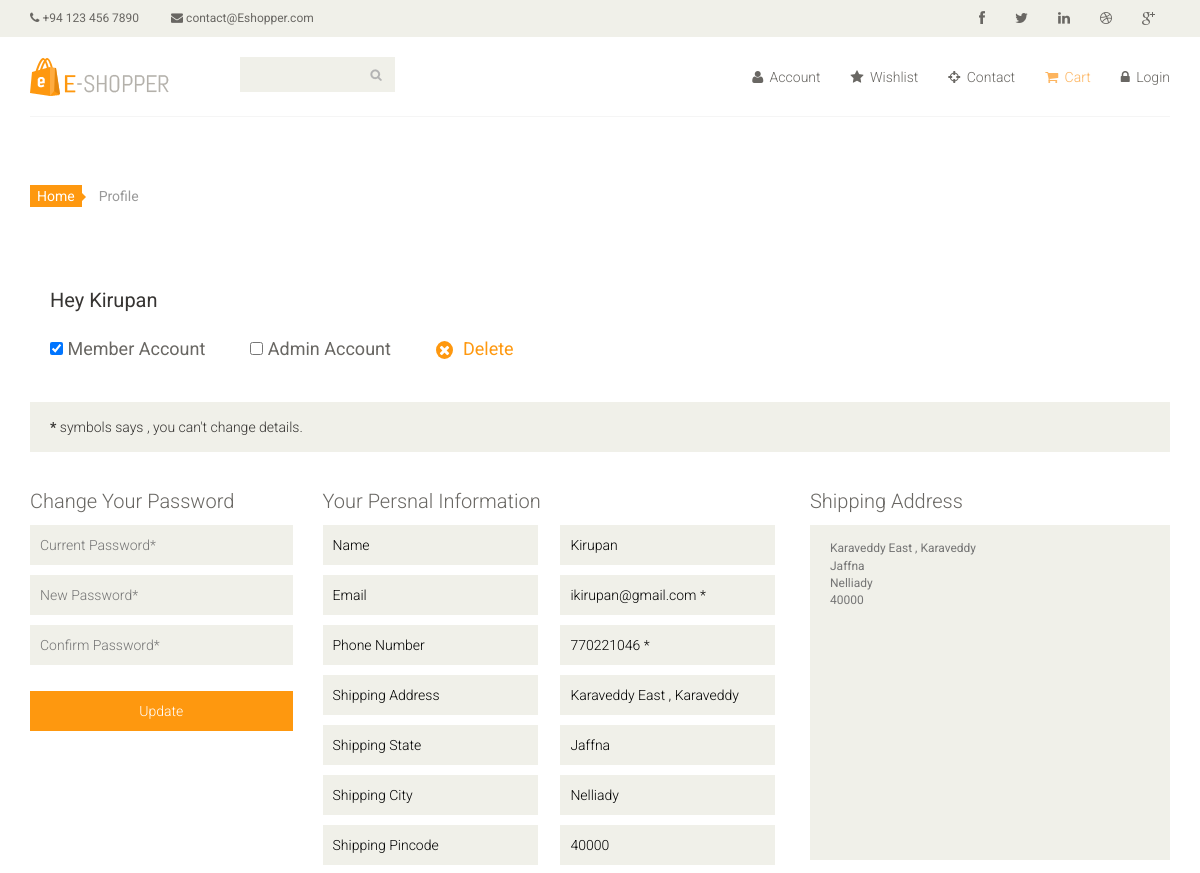
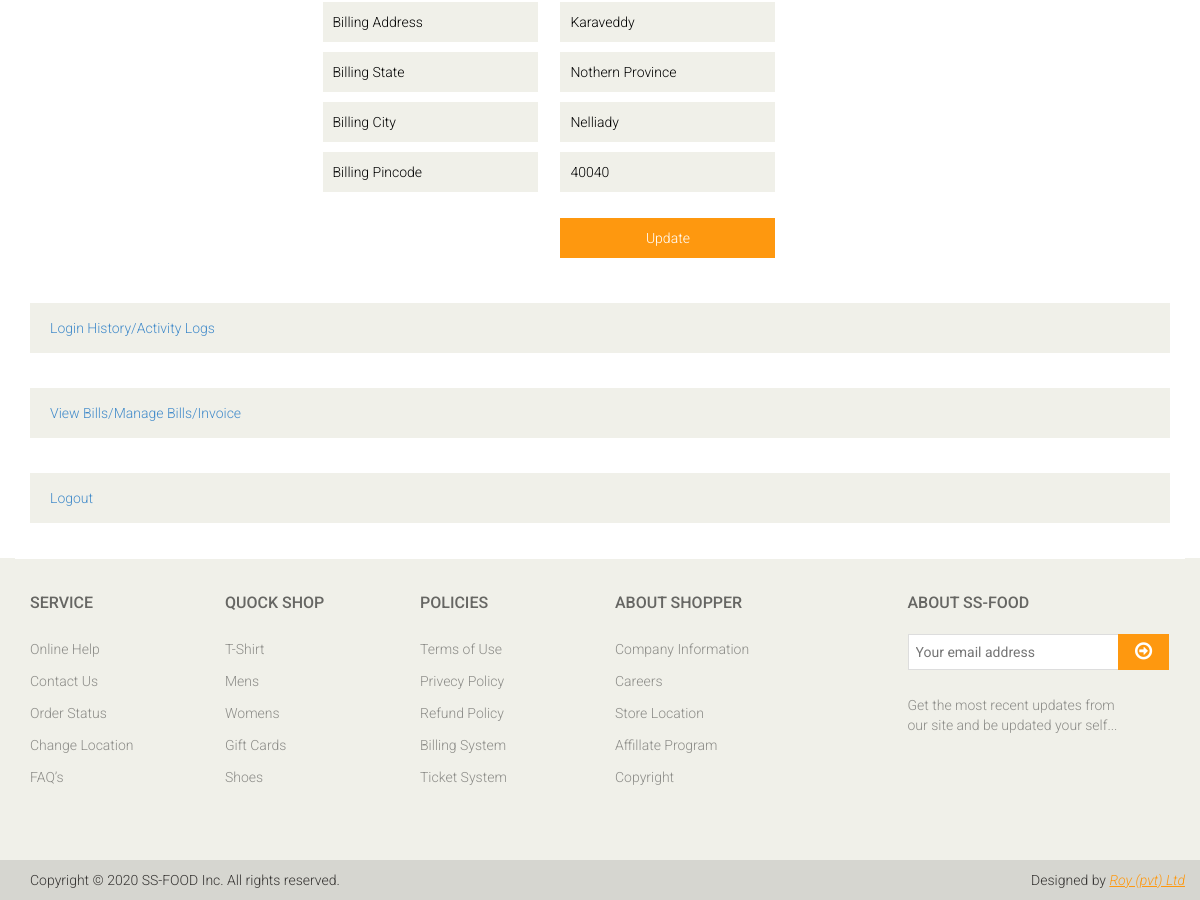
The app's page /profile.php (signed in) with its own data (2 pictures, top to bottom).
### tables this page shows
CREATE TABLE IF NOT EXISTS `users` (
  `id` int(11) NOT NULL AUTO_INCREMENT,
  `name` varchar(255) DEFAULT NULL,
  `email` varchar(255) DEFAULT NULL,
  `contactno` bigint(11) DEFAULT NULL,
  `password` varchar(255) DEFAULT NULL,
  `shippingAddress` longtext,
  `shippingState` varchar(255) DEFAULT NULL,
  `shippingCity` varchar(255) DEFAULT NULL,
  `shippingPincode` int(11) DEFAULT NULL,
  `billingAddress` longtext,
  `billingState` varchar(255) DEFAULT NULL,
  `billingCity` varchar(255) DEFAULT NULL,
  `billingPincode` int(11) DEFAULT NULL,
  `regDate` timestamp NOT NULL DEFAULT CURRENT_TIMESTAMP,
  `updationDate` varchar(255) DEFAULT NULL,
  PRIMARY KEY (`id`)
);

### profile.php (the view, shortened to what this page needs)
<?php
if(strlen($_SESSION['login'])==0){
header('location:login.php');
}
else{
include('includes/config.php');
?>
<!DOCTYPE html>
<html lang="en">
<head>
    <link href="css/bootstrap.min.css" rel="stylesheet">
    <link href="css/font-awesome.min.css" rel="stylesheet">
    <link href="css/prettyPhoto.css" rel="stylesheet">
    <link href="css/price-range.css" rel="stylesheet">
    <link href="css/animate.css" rel="stylesheet">
	<link href="css/main.css" rel="stylesheet">
	<link href="css/responsive.css" rel="stylesheet">
</head>
<body>
<?php include('includes/header.php'); ?>
	<section id="cart_items">
		<div class="container">
			<div class="breadcrumbs">
				<ol class="breadcrumb">
				  <li><a href="/eshopper">Home</a></li>
				  <li class="active">Profile</li>
				</ol>
			</div>
<?php
$query=mysqli_query($con,"select * from users where id='".$_SESSION['id']."'");
while($row=mysqli_fetch_array($query))
{
?>
			<div class="checkout-options">
				<h3><?php echo "Hey " . $row['name'];?></h3>
				<ul class="nav">
					<li>
						<label><input type="checkbox" checked onclick="return false;"/> Member Account</label>
					</li>
					<li>
						<label><input type="checkbox" onclick="return false;"/> Admin Account</label>
					</li>
					<li>
						<a href=""><i class="fa fa-times"></i>Delete</a>
					</li>
				</ul>
			</div>
			<div class="register-req">
				<p> <b>*</b> symbols says , you can't change details.</p>
			</div>
			<div class="shopper-informations">
				<div class="row">
					<div class="col-sm-3">
						<div class="shopper-info">
							<p>Change Your Password</p>
							<form autocomplete="off" action="" method="POST">
								<input type="password" name="currentpass" placeholder="Current Password*"  autocomplete="false">
								<input type="password" name="newpass" placeholder="New Password*"  autocomplete="off">
								<input type="password" name="confirmpass" placeholder="Confirm Password*"  autocomplete="off">
								<input class="btn btn-primary" type="submit" name="Update" value="Update" >
							</form>
						</div>
					</div>
					<div class="col-sm-5 clearfix">
						<div class="bill-to">
							<p>Your Persnal Information</p>
							<div class="form-one">
								<form>
									<input type="text"  value="Name" readonly>
									<input type="text"  value="Email" readonly>
									<input type="text"  value="Phone Number" readonly>
									<input type="text"  value="Shipping Address" readonly>
									<input type="text"  value="Shipping State" readonly>
									<input type="text"  value="Shipping City" readonly>
									<input type="text"  value="Shipping Pincode" readonly>
									<input type="text"  value="Billing Address" readonly>
									<input type="text"  value="Billing State" readonly>
									<input type="text"  value="Billing City" readonly>
									<input type="text"  value="Billing Pincode" readonly>
								</form>
							</div>
							<div class="form-two">
								<form action="" method="POST">
									<input type="text" placeholder="Customer Name" name="fullname" value="<?php echo $row['name'];?>" >
									<input type="text" placeholder="Email*" value="<?php echo $row['email']." *";?>" readonly>
									<input type="text" placeholder="Contact Number*" value="<?php echo $row['contactno']." *";?>" readonly>
									<input type="text" placeholder="Shipping Address" name="shippingaddress" value="<?php echo $row['shippingAddress'];?>">
									<input type="text" placeholder="Shipping State" name="shippingstate" value="<?php echo $row['shippingState'];?>">
									<input type="text" placeholder="Shipping City " name="shippingcity"  value="<?php echo $row['shippingCity'];?>">
									<input type="text" placeholder="Shipping Pincode " name="shippingpincode" value="<?php echo $row['shippingPincode'];?>">
									<input type="text" placeholder="Billing Address" name="billingaddress" value="<?php echo $row['billingAddress'];?>">
									<input type="text" placeholder="Billing State" name="bilingstate" value="<?php echo $row['billingState'];?>">
									<input type="text" placeholder="Billing City" name="billingcity" value="<?php echo $row['billingCity'];?>">
									<input type="text" placeholder="Billing Pincode" name="billingpincode" value="<?php echo $row['billingPincode'];?>">
									<input class="btn btn-primary" type="submit" name="UpdateInfo" value="Update" >
								</form>
							</div>
						</div>
					</div>
					<div class="col-sm-4">
						<div class="order-message">
							<p>Shipping Address</p>
							<textarea name="message"  placeholder="<?php echo $row['shippingAddress']."\r\n".$row['shippingState']."\r\n".$row['shippingCity']."\r\n".$row['shippingPincode']."\r\n";?>" rows="16" ></textarea>
						</div>
					</div>
				</div>
			</div>
<?php } ?>
			<div class="register-req">
				<a href="activity" >Login History/Activity Logs</a>
			</div>
			<div class="register-req">
				<a href="Bill-history" >View Bills/Manage Bills/Invoice</a>
			</div>
			<div class="register-req">
				<a href="logout" >Logout</a>
			</div>
	</section>
<?php include('includes/footer.php'); ?>
</body>
</html>
<?php }?>

### css/main.css (style rules this page uses)
body { font-family: 'Roboto', sans-serif; background:; position: relative; font-weight:400px; }
ul li { list-style: none; }
a { -webkit-transition: 300ms; -moz-transition: 300ms; -o-transition: 300ms; transition: 300ms; }
h1, h2, h3, h4, h5, h6 { font-family: 'Roboto', sans-serif; }
.breadcrumbs { position: relative; }
.breadcrumbs .breadcrumb { background:transparent; margin-bottom: 75px; padding-left: 0; }
.breadcrumbs .breadcrumb li a { background:#FE980F; color: #FFFFFF; padding: 3px 7px; }
.breadcrumbs .breadcrumb li a:after { content:""; height:auto; width: auto; border-width: 8px; border-style: solid; border-color:transparent transparent transparent #FE980F; position: absolute; top: 11px; left:48px; }
.breadcrumbs .breadcrumb > li + li:before { content: " "; }
.user_info input, select, textarea { background: #F0F0E9; border:0; color: #696763; padding: 5px; width: 100%; border-radius: 0; resize: none }
.register-req, .step-one .heading { background: none repeat scroll 0 0 #F0F0E9; color: #363432; font-size: 20px; margin-bottom: 35px; padding: 10px 25px; font-family: 'Roboto', sans-serif; }
.checkout-options { padding-left: 20px }
.checkout-options h3 { color: #363432; font-size: 20px; margin-bottom: 0; font-weight: normal; font-family: 'Roboto', sans-serif; }
.checkout-options .nav li { float: left; margin-right: 45px; color: #696763; font-size: 18px; font-family: 'Roboto', sans-serif; font-weight: normal; }
.checkout-options .nav label { font-weight: normal; }
.checkout-options .nav li a { color: #FE980F; font-size: 18px; font-weight: normal; padding: 0 }
.checkout-options .nav i { margin-right: 10px; border-radius: 50%; padding: 5px; background: #FE980F; color:#fff; font-size: 14px; padding: 2px 3px; }
.register-req { font-size: 14px; font-weight: 300; padding: 15px 20px; margin-top: 35px; }
.register-req p { margin-bottom: 0 }
.shopper-info p, .bill-to p, .order-message p { color: #696763; font-size: 20px; font-weight: 300 }
.shopper-info .btn-primary { background: #FE980F; border: 0 none; border-radius: 0; margin-right: 15px; margin-top: 20px; }
.form-two, .form-one { float: left; width: 47% }
.shopper-info > form > input, .form-two > form > select, .form-two > form > input, .form-one > form > input { background:#F0F0E9; border: 0 none; margin-bottom:10px; padding: 10px; width: 100%; font-weight: 300 }
.form-two { margin-left: 5% }
.order-message textarea { font-size: 12px; height: 335px; margin-bottom: 20px; padding: 15px 20px; }
.btn.btn-primary { background:#FE980F; border: 0 none; border-radius: 0; margin-top: 16px; }

### records on screen
users: name "Kirupan", fullname "Kirupan", email "ikirupan@gmail.com *", contactno "770221046 *", shippingaddress "Karaveddy East , Karaveddy", shippingstate "Jaffna", shippingcity "Nelliady", shippingpincode "40000", billingaddress "Karaveddy", bilingstate "Nothern Province", billingcity "Nelliady", billingpincode "40040", message "Karaveddy East , Karaveddy Jaffna Nelliady 40000"
